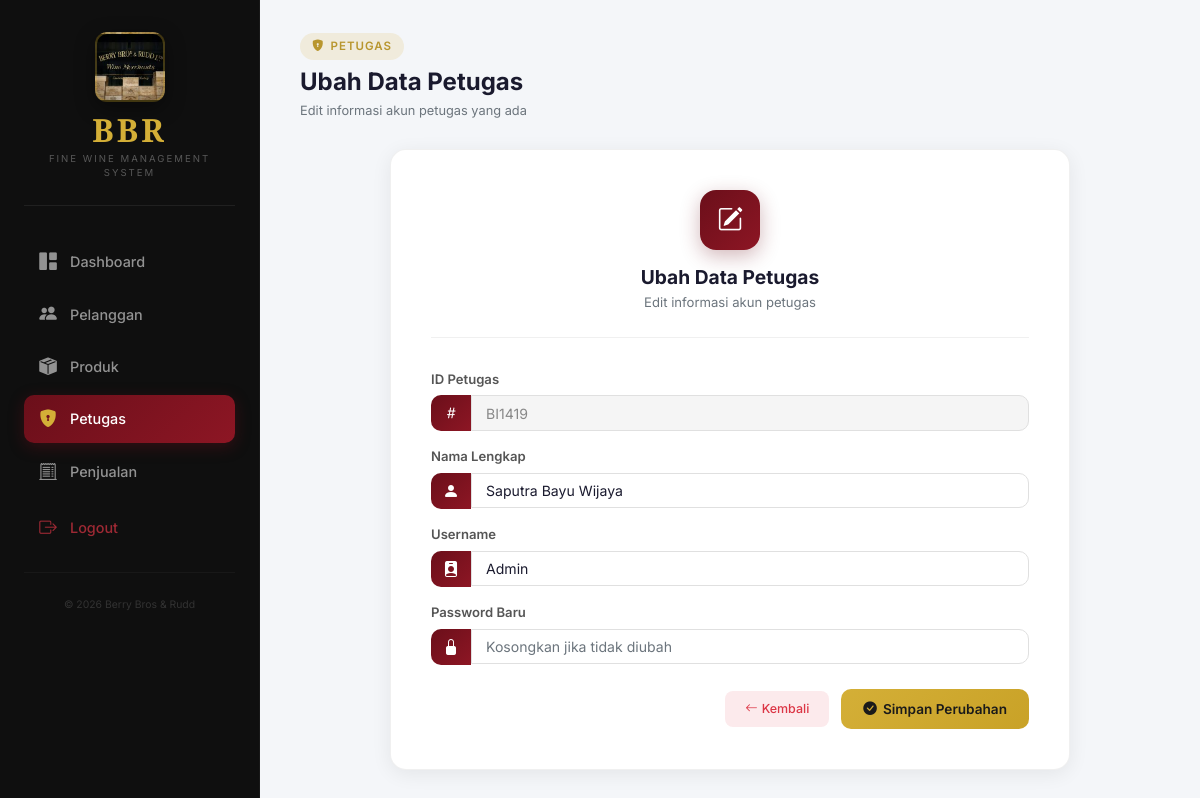
Screenshot of /petugas/petugas-ubah.php?Id_Petugas=BI1419 with the database file from the repository.
### tables this page shows
CREATE TABLE `petugas` (
  `Id_Petugas` char(10) NOT NULL,
  `Nama` varchar(255) NOT NULL,
  `username` varchar(50) DEFAULT NULL,
  `password` varchar(40) DEFAULT NULL
);

### petugas/petugas-ubah.php (the view, shortened to what this page needs)
<?php
include '../koneksi.php';
$query = mysqli_query($conn, "SELECT * FROM petugas WHERE Id_Petugas = '$_GET[Id_Petugas]'");
$data = mysqli_fetch_array($query);
?>
<!doctype html>
<html lang="id">
<head>
  <link rel="stylesheet" href="https://stackpath.bootstrapcdn.com/bootstrap/4.5.2/css/bootstrap.min.css">
  <link href="https://cdn.jsdelivr.net/npm/bootstrap-icons@1.10.5/font/bootstrap-icons.css" rel="stylesheet">
  <link rel="stylesheet" href="../css/shared.css">
</head>
<body>
  <div class="">
    <nav id="sidebar">
      <div class="sidebar-inner">
        <div class="sidebar-logo-wrap">
          <div class="sidebar-wine-img" style="background-image: url(../images/wine.jpg);"></div>
          <a href="../home.php" class="sidebar-brand">BBR</a>
          <div class="sidebar-tagline">Fine Wine Management System</div>
        </div>
        <ul class="sidebar-nav">
          <li><a href="../home.php" class="menu-link"><i class="bi bi-grid-1x2-fill"></i><span>Dashboard</span></a></li>
          <li><a href="../pelanggan/pelanggan-lihat.php" class="menu-link"><i
                class="bi bi-people-fill"></i><span>Pelanggan</span></a></li>
          <li><a href="../produk/produk-lihat.php" class="menu-link"><i
                class="bi bi-box-seam-fill"></i><span>Produk</span></a></li>
          <li class="active"><a href="#" class="menu-link"><i
                class="bi bi-shield-lock-fill"></i><span>Petugas</span></a></li>
          <li><a href="../penjualan/penjualan-lihat.php" class="menu-link"><i
                class="bi bi-receipt-cutoff"></i><span>Penjualan</span></a></li>
          <li><a href="../logout.php" class="menu-link logout"><i
                class="bi bi-box-arrow-right"></i><span>Logout</span></a></li>
        </ul>
        <div class="sidebar-footer">&copy; <?php echo date('Y'); ?> Berry Bros &amp; Rudd</div>
      </div>
    </nav>
    <div id="content">
      <div class="page-header">
        <div class="page-header-left">
          <div class="section-badge"><i class="bi bi-shield-lock-fill"></i> Petugas</div>
          <h2 class="page-title">Ubah Data Petugas</h2>
          <p class="page-subtitle">Edit informasi akun petugas yang ada</p>
        </div>
      </div>
      <form action="" method="POST">
        <div class="form-card">
          <div class="form-card-header">
            <div class="header-icon"><i class="bi bi-pencil-square"></i></div>
            <h4>Ubah Data Petugas</h4>
            <p>Edit informasi akun petugas</p>
          </div>
          <div class="form-group">
            <label class="form-label">ID Petugas</label>
            <div class="input-group">
              <span class="input-group-text"><i class="bi bi-hash"></i></span>
              <input type="text" name="Id_Petugas" value="<?php echo $data['Id_Petugas'] ?>" class="form-control"
                readonly>
            </div>
          </div>
          <div class="form-group">
            <label class="form-label">Nama Lengkap</label>
            <div class="input-group">
              <span class="input-group-text"><i class="bi bi-person-fill"></i></span>
              <input type="text" name="Nama" value="<?php echo $data['Nama'] ?>" class="form-control">
            </div>
          </div>
          <div class="form-group">
            <label class="form-label">Username</label>
            <div class="input-group">
              <span class="input-group-text"><i class="bi bi-person-badge-fill"></i></span>
              <input type="text" name="username" value="<?php echo $data['username'] ?>" class="form-control">
            </div>
          </div>
          <div class="form-group">
            <label class="form-label">Password Baru</label>
            <div class="input-group">
              <span class="input-group-text"><i class="bi bi-lock-fill"></i></span>
              <input type="password" name="password" class="form-control" placeholder="Kosongkan jika tidak diubah">
            </div>
          </div>
          <div class="d-flex justify-content-end" style="gap:10px; margin-top:1.5rem;">
            <a href="petugas-lihat.php" class="btn-action btn-delete" style="padding:9px 20px;"><i
                class="bi bi-arrow-left"></i> Kembali</a>
            <button type="submit" name="proses" class="btn-add"><i class="bi bi-check-circle-fill"></i> Simpan
              Perubahan</button>
          </div>
        </div>
      </form>
    </div>
  </div>
</body>
</html>

### rows the page displays
petugas: Id_Petugas "BI1419", Nama "Saputra Bayu Wijaya", username "Admin"
